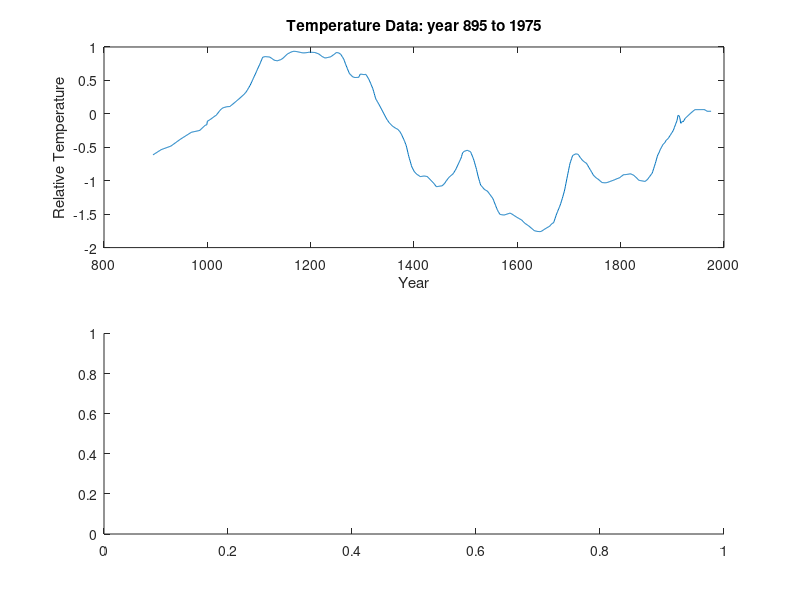

Source code (MATLAB): (Note: this script raises an error after producing the figure.)
% hockeystick.m
% Tyler Niles
% 10.10.10

% clear memory
clear


% %%%%%%%%%%%%%%%%%%%%%%%%%%%%%%%%%%%%%%%%%%%%%%%%%%%%%%%%%%%%%%%%
% Read-in Data
% %%%%%%%%%%%%%%%%%%%%%%%%%%%%%%%%%%%%%%%%%%%%%%%%%%%%%%%%%%%%%%%%

% import from textfile to matrix M
M = dlmread('lambh23b.txt','\t');
% print out data
%disp(M)
% parse
x = M(:,1);
y = M(:,2);
N = length(y);
% plot
figure(1)
subplot(2,1,1), plot(x,y);
title('Temperature Data: year 895 to 1975')
xlabel('Year'), ylabel('Relative Temperature')
subplot(2,1,2), plotfft(x,y);
title('fft')

% %%%%%%%%%%%%%%%%%%%%%%%%%%%%%%%%%%%%%%%%%%%%%%%%%%%%%%%%%%%%%%%%
% Noise
% %%%%%%%%%%%%%%%%%%%%%%%%%%%%%%%%%%%%%%%%%%%%%%%%%%%%%%%%%%%%%%%%

% gen noise
amp = 0.9;      % amplitude
var = 0.6;      % variance
a = amp * sqrt(var) * randn(N,1); % gaussian samples
figure(2)
subplot(2,1,1), plot(x,a)
title('Gaussian Additive Noise')
subplot(2,1,2), plotfft(x,a);
title('fft')

% add noise
y = y + a;
figure(3)
subplot(2,1,1), plot(x,y)
title('Noisy Signal')
xlabel('Year'), ylabel('Dithered Temperature')
subplot(2,1,2), [Y,f]=plotfft(x,y);
title('fft')

% %%%%%%%%%%%%%%%%%%%%%%%%%%%%%%%%%%%%%%%%%%%%%%%%%%%%%%%%%%%%%%%%
% bpf - Mrs. Syrup
% %%%%%%%%%%%%%%%%%%%%%%%%%%%%%%%%%%%%%%%%%%%%%%%%%%%%%%%%%%%%%%%%
fprintf('Butterworth Bandpass Filtering\n')
%n   = input('Please enter n-1 filter order: ');
%fp1 = input('Please enter low-end frequency: ');
%fp2 = input('Please enter high-end frequency: ');
n=1; fp1=0; fp2=11;
fprintf('\n')
fprintf('\nThe BW Selected is f_lo = %f and f_hi = %f\n', fp1, fp2)
fo = fp1 + (fp2-fp1)/2;
fprintf('Thus, fo for the filter is %f\n\n', fo)
        
w   = 2*pi*f;       %freq. vector
wo  = 2*pi*fo;      %resonant frequency
wlo = 2*pi*fp1;
whi = 2*pi*fp2;
bw  = whi - wlo;    %bandwith     
q = wo/bw;          %quality factor

%h_f = (1 + (((j.*w)./wo).^2)) ./ (1 + ((j.*w)./(q*wo)) + (((j.*w)./wo).^2));
h_f = (1./(1+(w./wo).^(2*n))) .* (1./(1+(wo./w).^(2*n)));     % lpf * hpf
Y_f = (Y) .* abs(h_f');
Fs=N;
Y_t = Fs * real(ifft(ifftshift(Y_f)));

figure(4)
subplot(2,1,1), plot(x,Y_t), title('Filtered Signal')
xlabel('Year'), ylabel('Temperature')
subplot(2,1,2), plot(f,abs(Y_f)), title('fft')



% %%%%%%%%%%%%%%%%%%%%%%%%%%%%%%%%%%%%%%%%%%%%%%%%%%%%%%%%%%%%%%%%
% all done :-)
